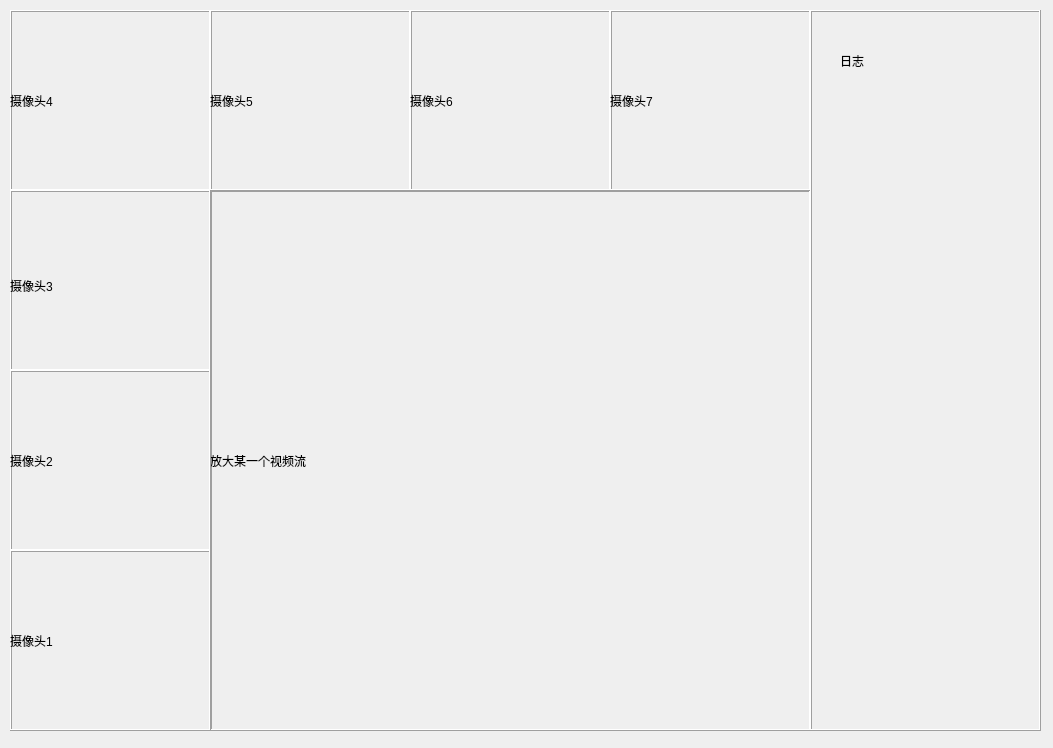
<?xml version="1.0" encoding="UTF-8"?>
<ui version="4.0">
 <class>Dialog</class>
 <widget class="QDialog" name="Dialog">
  <property name="geometry">
   <rect>
    <x>0</x>
    <y>0</y>
    <width>1053</width>
    <height>748</height>
   </rect>
  </property>
  <property name="windowTitle">
   <string>Dialog</string>
  </property>
  <widget class="QFrame" name="frame">
   <property name="geometry">
    <rect>
     <x>10</x>
     <y>10</y>
     <width>201</width>
     <height>181</height>
    </rect>
   </property>
   <property name="frameShape">
    <enum>QFrame::Box</enum>
   </property>
   <property name="frameShadow">
    <enum>QFrame::Raised</enum>
   </property>
   <widget class="QFrame" name="frame_3">
    <property name="geometry">
     <rect>
      <x>0</x>
      <y>0</y>
      <width>201</width>
      <height>181</height>
     </rect>
    </property>
    <property name="frameShape">
     <enum>QFrame::Box</enum>
    </property>
    <property name="frameShadow">
     <enum>QFrame::Raised</enum>
    </property>
    <widget class="QLabel" name="label_4">
     <property name="geometry">
      <rect>
       <x>80</x>
       <y>120</y>
       <width>201</width>
       <height>171</height>
      </rect>
     </property>
     <property name="text">
      <string>摄像头3</string>
     </property>
    </widget>
    <widget class="QLabel" name="label_5">
     <property name="geometry">
      <rect>
       <x>0</x>
       <y>0</y>
       <width>201</width>
       <height>181</height>
      </rect>
     </property>
     <property name="text">
      <string>摄像头4</string>
     </property>
    </widget>
   </widget>
  </widget>
  <widget class="QFrame" name="frame_2">
   <property name="geometry">
    <rect>
     <x>210</x>
     <y>190</y>
     <width>601</width>
     <height>541</height>
    </rect>
   </property>
   <property name="frameShape">
    <enum>QFrame::Box</enum>
   </property>
   <property name="frameShadow">
    <enum>QFrame::Raised</enum>
   </property>
   <widget class="QLabel" name="label_9">
    <property name="geometry">
     <rect>
      <x>0</x>
      <y>0</y>
      <width>601</width>
      <height>541</height>
     </rect>
    </property>
    <property name="text">
     <string>放大某一个视频流</string>
    </property>
   </widget>
  </widget>
  <widget class="QFrame" name="frame_4">
   <property name="geometry">
    <rect>
     <x>10</x>
     <y>190</y>
     <width>201</width>
     <height>181</height>
    </rect>
   </property>
   <property name="frameShape">
    <enum>QFrame::Box</enum>
   </property>
   <property name="frameShadow">
    <enum>QFrame::Raised</enum>
   </property>
   <widget class="QFrame" name="frame_7">
    <property name="geometry">
     <rect>
      <x>0</x>
      <y>0</y>
      <width>201</width>
      <height>181</height>
     </rect>
    </property>
    <property name="frameShape">
     <enum>QFrame::Box</enum>
    </property>
    <property name="frameShadow">
     <enum>QFrame::Raised</enum>
    </property>
    <widget class="QLabel" name="label_3">
     <property name="geometry">
      <rect>
       <x>0</x>
       <y>10</y>
       <width>201</width>
       <height>171</height>
      </rect>
     </property>
     <property name="text">
      <string>摄像头3</string>
     </property>
    </widget>
   </widget>
  </widget>
  <widget class="QFrame" name="frame_5">
   <property name="geometry">
    <rect>
     <x>10</x>
     <y>370</y>
     <width>201</width>
     <height>181</height>
    </rect>
   </property>
   <property name="frameShape">
    <enum>QFrame::Box</enum>
   </property>
   <property name="frameShadow">
    <enum>QFrame::Raised</enum>
   </property>
   <widget class="QLabel" name="label_2">
    <property name="geometry">
     <rect>
      <x>0</x>
      <y>0</y>
      <width>201</width>
      <height>181</height>
     </rect>
    </property>
    <property name="text">
     <string>摄像头2</string>
    </property>
   </widget>
  </widget>
  <widget class="QFrame" name="frame_6">
   <property name="geometry">
    <rect>
     <x>10</x>
     <y>550</y>
     <width>201</width>
     <height>181</height>
    </rect>
   </property>
   <property name="frameShape">
    <enum>QFrame::Box</enum>
   </property>
   <property name="frameShadow">
    <enum>QFrame::Raised</enum>
   </property>
   <widget class="QLabel" name="label">
    <property name="geometry">
     <rect>
      <x>0</x>
      <y>0</y>
      <width>201</width>
      <height>181</height>
     </rect>
    </property>
    <property name="text">
     <string>摄像头1</string>
    </property>
   </widget>
  </widget>
  <widget class="QFrame" name="frame_8">
   <property name="geometry">
    <rect>
     <x>210</x>
     <y>10</y>
     <width>201</width>
     <height>181</height>
    </rect>
   </property>
   <property name="frameShape">
    <enum>QFrame::Box</enum>
   </property>
   <property name="frameShadow">
    <enum>QFrame::Raised</enum>
   </property>
   <widget class="QLabel" name="label_6">
    <property name="geometry">
     <rect>
      <x>0</x>
      <y>0</y>
      <width>201</width>
      <height>181</height>
     </rect>
    </property>
    <property name="text">
     <string>摄像头5</string>
    </property>
   </widget>
  </widget>
  <widget class="QFrame" name="frame_9">
   <property name="geometry">
    <rect>
     <x>410</x>
     <y>10</y>
     <width>201</width>
     <height>181</height>
    </rect>
   </property>
   <property name="frameShape">
    <enum>QFrame::Box</enum>
   </property>
   <property name="frameShadow">
    <enum>QFrame::Raised</enum>
   </property>
   <widget class="QLabel" name="label_7">
    <property name="geometry">
     <rect>
      <x>0</x>
      <y>0</y>
      <width>201</width>
      <height>181</height>
     </rect>
    </property>
    <property name="text">
     <string>摄像头6</string>
    </property>
   </widget>
  </widget>
  <widget class="QFrame" name="frame_10">
   <property name="geometry">
    <rect>
     <x>610</x>
     <y>10</y>
     <width>201</width>
     <height>181</height>
    </rect>
   </property>
   <property name="frameShape">
    <enum>QFrame::Box</enum>
   </property>
   <property name="frameShadow">
    <enum>QFrame::Raised</enum>
   </property>
   <widget class="QLabel" name="label_8">
    <property name="geometry">
     <rect>
      <x>0</x>
      <y>0</y>
      <width>201</width>
      <height>181</height>
     </rect>
    </property>
    <property name="text">
     <string>摄像头7</string>
    </property>
   </widget>
  </widget>
  <widget class="QFrame" name="frame_11">
   <property name="geometry">
    <rect>
     <x>810</x>
     <y>10</y>
     <width>231</width>
     <height>721</height>
    </rect>
   </property>
   <property name="frameShape">
    <enum>QFrame::Box</enum>
   </property>
   <property name="frameShadow">
    <enum>QFrame::Raised</enum>
   </property>
   <widget class="QLabel" name="label_10">
    <property name="geometry">
     <rect>
      <x>30</x>
      <y>0</y>
      <width>61</width>
      <height>101</height>
     </rect>
    </property>
    <property name="text">
     <string>日志</string>
    </property>
   </widget>
  </widget>
 </widget>
 <resources/>
 <connections/>
</ui>
